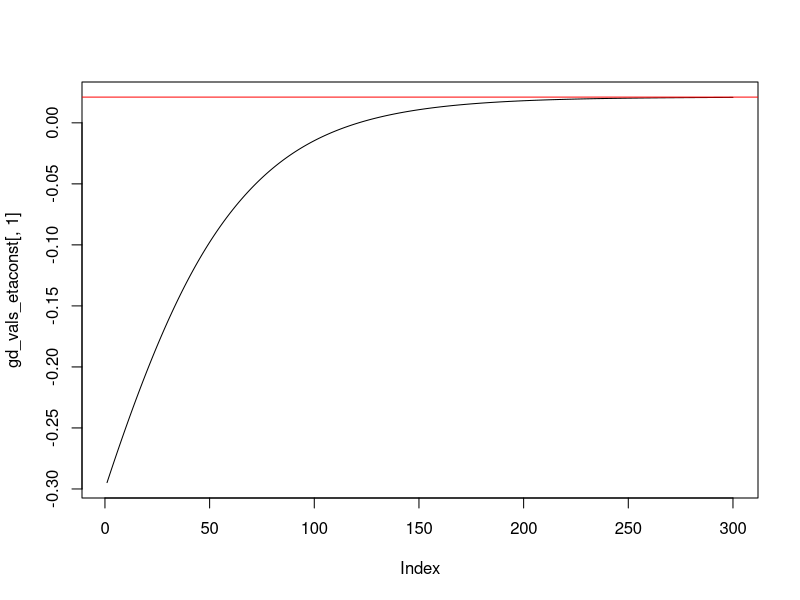
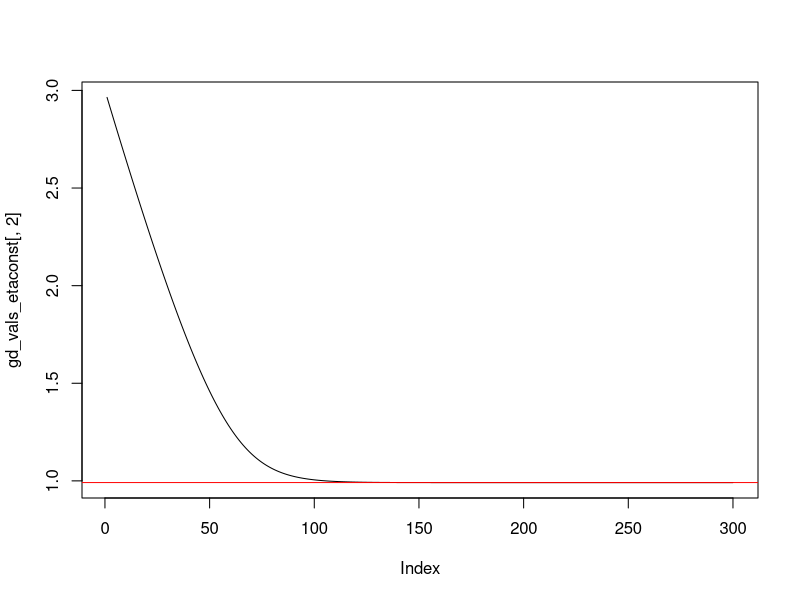
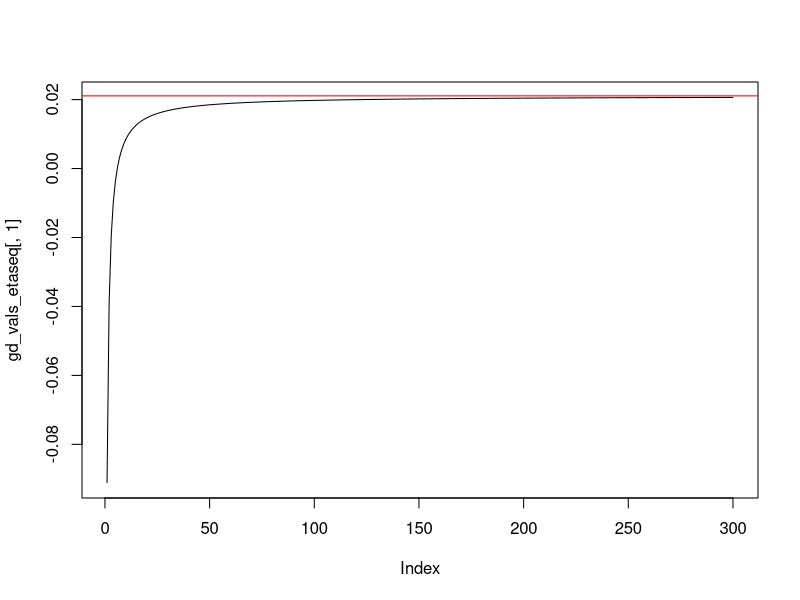
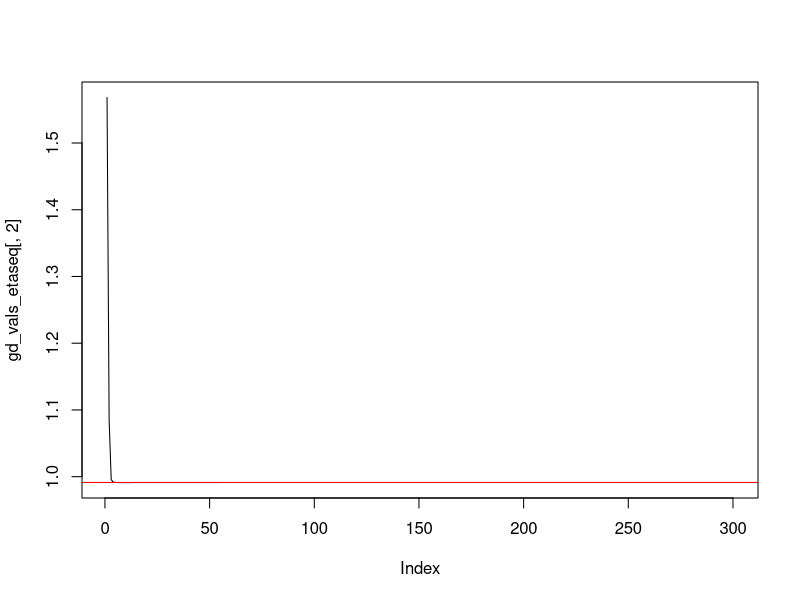
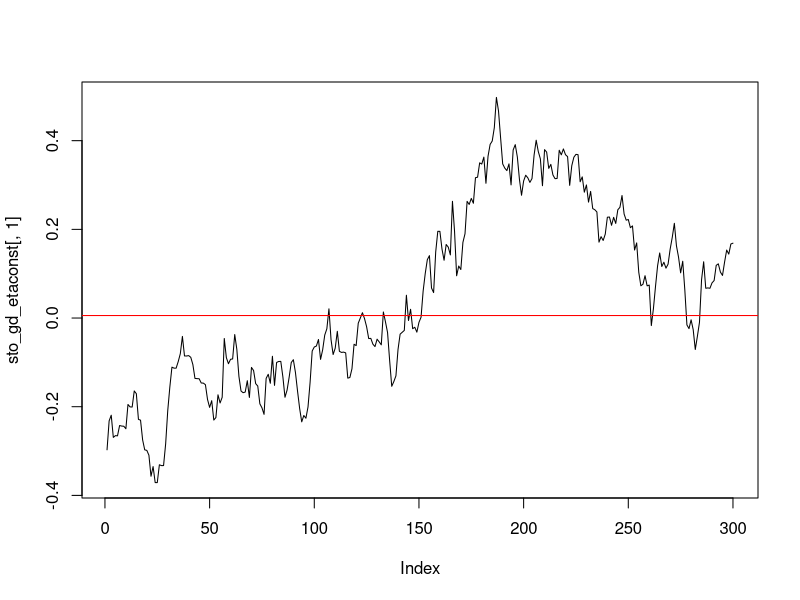
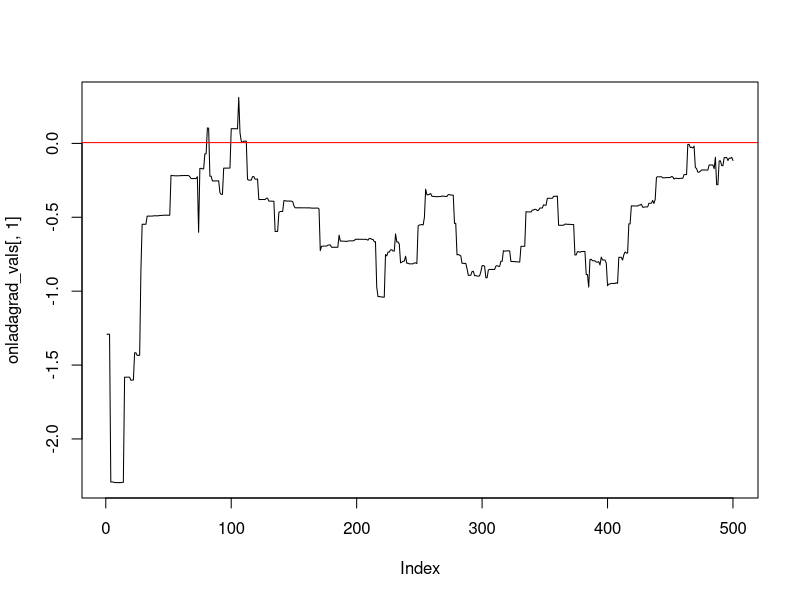
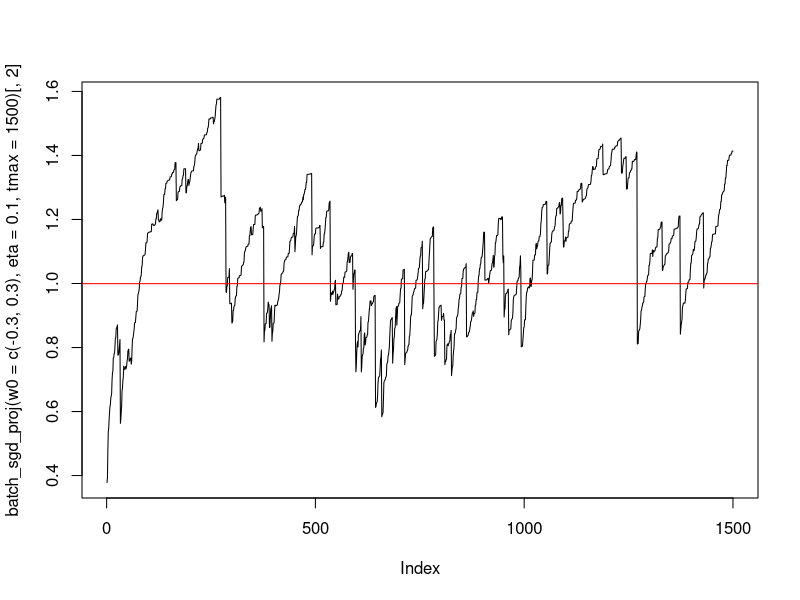

The R source for these figures, in order: (Note: a time limit stopped this script after it produced the figures.)


# Data Generation and Useful Functions

library(numDeriv)
library(nloptr)
library(knitr)

set.seed(2023)

data_generating_model <- function(n,w) {
  z <- rep( NaN, times=n*2 )
  z <- matrix(z, nrow = n, ncol = 2)
  z[,1] <- runif(n, min = -10, max = 10)
  p <- w[1] + w[2]*z[,1] 
  p <- exp(p) / (1+exp(p))
  z[,2] <- rbinom(n, size = 1, prob = p)
  return(z)
}

n_obs <- 500
w_true <- c(0,1)  
z_obs <- data_generating_model(n = n_obs, w = w_true) 
w_true <- as.numeric(glm(z_obs[,2]~1+z_obs[,1],family="binomial")$coefficients)

prediction_rule <- function(x,w) {
  h <- w[1]+w[2]*x
  h <- exp(h) / (1.0 + exp(h))
  return (h)
}

loss_fun <- function(w,z) {
  x = z[1]
  y = z[2]
  h <- prediction_rule(x,w)
  ell <- -y*log(h) - (1-y)*log(1-h)
  return (ell)
}

empirical_risk_fun <- function(w,z,n) {
  x = z[,1]
  y = z[,2]
  R <- 0.0
  for (i in 1:n) {
    R <- R + loss_fun(w,z[i,])
  }
  R <- R / n
  return (R)
}

learning_rate <- function(t, t0 = 3){
  eta = t0/t
  return(eta)
}

grad_loss_fun <-  function(w,z) {
  x = z[1]
  y = z[2]
  h <- prediction_rule(x,w)
  grd <- c(h-y, (h-y)*x)
  return (grd)
}

grad_risk_fun <- function(w,z,n) {
  grd <- 0.0
  for (i in 1:n) {
    grd <- grd + grad_loss_fun(w,z[i,])
  }
  grd <- grd / n
  return (grd)
}

w <- c(-0.1, 1.5)
grad_risk_fun(w, z_obs, n_obs)

w <- c(-0.3, 0.3)

erf_deriv <- function(w){
  erf_fun <- function(w, z = z_obs, n = n_obs){
    return(empirical_risk_fun(w, z, n))
  }
  derv <- numDeriv::grad(erf_fun, w)
  return(derv)
}


# Gradient Descent

gd <- function(w0, tmax = 300, eta = 0.5){
  wt = w0
  chain = c()
  for (i in 1:tmax){
    wt <- wt - eta*erf_deriv(wt)
    chain <- rbind(chain, wt)  
  }
  return(chain)
}

gd_vals_etaconst <- gd(w0 = c(-0.3, 3))

plot(gd_vals_etaconst[,1], type = 'line') + abline(h = w_true[1], col = 'red')

plot(gd_vals_etaconst[,2], type = 'l') + abline(h = w_true[2], col = 'red')

gd_etaseq <- function(w0, tmax = 300, t0){
  wt = w0
  chain = c()
  for (t in 1:tmax){
    wt <- wt - learning_rate(t, t0)*erf_deriv(wt)
    chain <- rbind(chain, wt)  
  }
  return(chain)
}

gd_vals_etaseq <- gd_etaseq(w0 = c(-0.3, 3), t0 = 20)

plot(gd_vals_etaseq[,1], type = 'line') + abline(h = w_true[1], col = 'red')

plot(gd_vals_etaseq[,2], type = 'line') + abline(h = w_true[2], col = 'red')


# Batch Stochasitic Gradient Descent

n_obs <- 1000000
w_true <- c(0,1)  
z_obs <- data_generating_model(n = n_obs, w = w_true)
w_true <- as.numeric(glm(z_obs[,2]~1+z_obs[,1],family ="binomial")$coefficients)

batch_sto_gd <- function(w0, 
                   tmax = 300, 
                   eta = 0.5, 
                   m = 10){
  wt = w0
  chain = c()
  
  for (t in 1:tmax){
  J = sample.int(n = n_obs, size = m, replace = TRUE)
  
  if(m == 1){ #i.e online SGD
    zbatch <- matrix(z_obs[J,],1,2)
  } else{  #i.e batch SGD
    zbatch <- z_obs[J,]
  }
  
  wt <- wt - eta*grad_risk_fun(wt, zbatch, m)   
  chain <- rbind(chain, wt)
  }
  
  return(chain)
}

sto_gd_etaconst <- batch_sto_gd(w0 = c(-0.3, 3))

plot(sto_gd_etaconst[,1], type = 'l') + abline(h = w_true[1], col = 'red')

# AdaGrad
set.seed(2023)
n_obs <- 1000000
w_true <- c(0,1)  
z_obs <- data_generating_model(n = n_obs, w = w_true)
w_true <- as.numeric(glm(z_obs[,2]~1+z_obs[,1],family="binomial")$coefficients)

adagrad <- function(w0, tmax, eta, m, eps){
  wt = w0
  chain = c()
  
  G = rep(0.0, times=length(w))
  
  for (t in 1:tmax){
    J = sample.int(n = n_obs, size = m, replace = TRUE)
    
    if (m ==1){ #online AdaGrad
      zbatch <- matrix(z_obs[J,],1,2)
    } else{ #batch AdaGrad
      zbatch <- z_obs[J,]
    }
    
    G <- G + (grad_risk_fun(wt, zbatch, m))^2
    
    wt <- wt - eta*(1/sqrt(G + eps))*grad_risk_fun(wt, zbatch, m)   
    chain <- rbind(chain, wt)
  }
  
  return(chain) 
}

onladagrad_vals <- adagrad(w0=c(-0.3,3), tmax=500, eta=1, m=1, eps=1e-06)
plot(onladagrad_vals[,1], type = 'line') + abline(h = w_true[1], col = 'red')


# Batch SGD with projection
n_obs <- 1000000
w_true <- c(0,1)  
z_obs <- data_generating_model(n = n_obs, w = w_true)
w_true <- as.numeric(glm(z_obs[,2]~ 1+z_obs[,1],family="binomial")$coefficients)

boundary <- 2.0 # this is the value |w|_{2}^{2} <= boundary
# auxiliary functions to compute the projection
eval_f0 <- function( w_proj, w_now ){ 
  return( sqrt(sum((w_proj-w_now)^2)) )
}
eval_grad_f0 <- function( w, w_now ){ 
  return( c( 2*(w[1]-w_now[1]), 2*(w[2]-w_now[2]) ) )
}
eval_g0 <- function( w_proj, w_now) {
  return( sum(w_proj^2) -(boundary)^2 )
}
eval_jac_g0 <- function( x, w_now ) {
  return(   c(2*w[1],2*w[2] )  )
}

w <- c(-0.1,0.3)
out <- nloptr(x0=c(0.0,0.0),
              eval_f=eval_f0,
              eval_grad_f=eval_grad_f0,
              eval_g_ineq = eval_g0,
              eval_jac_g_ineq = eval_jac_g0, 
              w_now=w,
              opts = list("algorithm" = "NLOPT_LD_MMA",
                          "xtol_rel"=1.0e-8) 
)

batch_sgd_proj <- function(w0, 
                           tmax = 1000, 
                           eta = 0.1, 
                           m = 1){
  wt = w0
  chain = c()
  
  for (t in 1:tmax){
    J = sample.int(n = n_obs, size = m, replace = TRUE)
    
    if(m == 1){ #i.e online SGD
      zbatch <- matrix(z_obs[J,],1,2)
    } else{  #i.e batch SGD
      zbatch <- z_obs[J,]
    }
    
    wt <- wt - eta*grad_risk_fun(wt, zbatch, m)
    
    out <- nloptr(x0=c(0.0,0.0),
                  eval_f=eval_f0,
                  eval_grad_f=eval_grad_f0,
                  eval_g_ineq = eval_g0,
                  eval_jac_g_ineq = eval_jac_g0, 
                  w_now=wt,
                  opts = list("algorithm" = "NLOPT_LD_MMA",
                              "xtol_rel"=1.0e-8)
    )
    
    wt <- out$solution
    chain <- rbind(chain, wt)
  }
  
  return(chain)
}

plot(batch_sgd_proj(w0 = c(-0.3, 0.3), eta = 0.1, tmax = 1500)[,2],
     type = 'line') + abline(h = w_true[2], col = 'red')


# Stochastic Variance Reduced Gradient Descent
set.seed(2023)
n_obs <- 100000
w_true <- c(0,1)  
z_obs <- data_generating_model(n = n_obs, w = w_true)
w_true <- as.numeric(glm(z_obs[,2]~ 1+ z_obs[,1],family = "binomial" )$coefficients)

svrgd <- function(w0, tmax = 500, eta = 0.5, kppa = 100, m = 1){
  wt = w0
  chain = c()
  cv_w <- wt
  
  erf_fun <- function(wt, z = z_obs, n=n_obs) {
    return( empirical_risk_fun(wt, z, n) ) 
  }
  
  cv_grad_risk <- numDeriv::grad( erf_fun, cv_w ) #control variate
  
  for (t in 1:tmax){
    J = sample.int(n = n_obs, size = m, replace = TRUE)
    
    if(m == 1){ #i.e online SGD
      zbatch <- matrix(z_obs[J,],1,2)
    } else{  #i.e batch SGD
      zbatch <- z_obs[J,]
    }
    
    erf_fun <- function(wt, z = zbatch, n=m) {
      return( empirical_risk_fun(wt, z, n) ) 
    }
    
    wt <- wt - eta*(numDeriv::grad( erf_fun,wt) - numDeriv::grad(erf_fun,cv_w) + cv_grad_risk)
    chain <- rbind(chain, wt)
  
  if ( (t %% kppa) == 0) {
    cv_w <- wt  
    erf_fun <- function(wt, z = z_obs, n=n_obs) {
      return( empirical_risk_fun(wt, z, n) ) 
    }
    cv_grad_risk <- numDeriv::grad( erf_fun, cv_w ) #control variate
    }
  }
  return(chain)
}

plot(svrgd(w0 = c(-0.3, 3.0))[,1], type = 'line') + abline(h = w_true[1], col = 'red')
